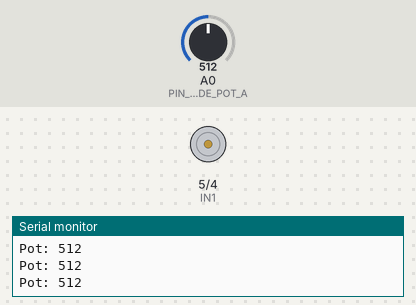
Recording of a sketch running on a simulated Arduino Uno, built with avr-gcc and run on an emulated ATmega328P. On the bench: motor-driver pin pairs drawn as motors (green arrow = first pin HIGH = forward, orange = second pin HIGH = backward, longer = more drive, scaled by the enable pin), the last lines printed to the serial monitor. The test bench sets the inputs (shaded band); at power-on: A0 (PIN_SLIDE_POT_A) = 512.

Above: at 1.2 s.
1.3 s: A0 (PIN_SLIDE_POT_A) set to 111
2.8 s: A0 (PIN_SLIDE_POT_A) set to 90
At 3.9 s:
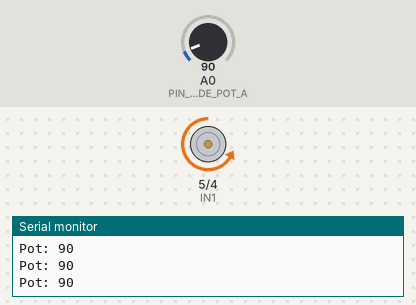
4.3 s: A0 (PIN_SLIDE_POT_A) set to 960
At 5.4 s:
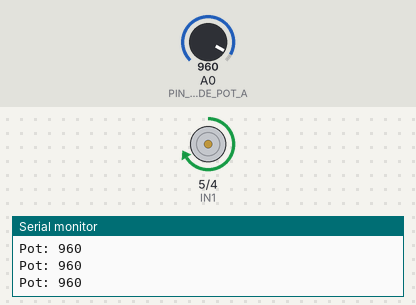
5.8 s: A0 (PIN_SLIDE_POT_A) set to 942
At 6.9 s:
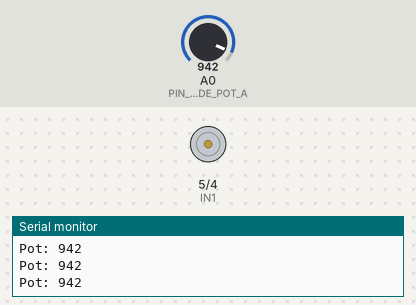
7.3 s: A0 (PIN_SLIDE_POT_A) set to 1023
At 7.8 s:
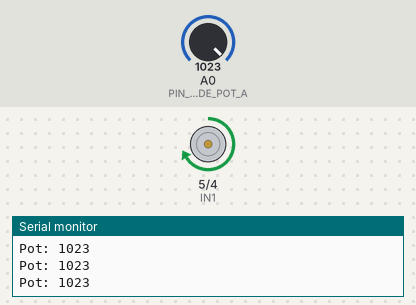
Timing chart, 0 to 9.8 s (numbered marks = the images above; inputs shaded):
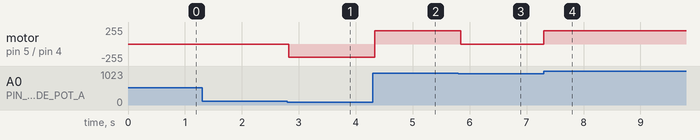

Measured:
- the behaviour switches between 100 and 99 on A0 (PIN_SLIDE_POT_A) (found by bisection; images 0 and 1)
- the behaviour switches between 951 and 950 on A0 (PIN_SLIDE_POT_A) (found by bisection; images 2 and 3)
- after the input at 2.8 s, motor on pin 5 (IN1) / pin 4 (IN2): stopped → backward 200/255 at once
- after the input at 4.3 s, motor on pin 5 (IN1) / pin 4 (IN2): backward 200/255 → forward 200/255 at once
- after the input at 5.8 s, motor on pin 5 (IN1) / pin 4 (IN2): forward 200/255 → stopped at once
- after the input at 7.3 s, motor on pin 5 (IN1) / pin 4 (IN2): stopped → forward 200/255 at once

The sketch:

MakersActuatorRange.ino
```cpp
#define PIN_SLIDE_POT_A A0

// Position targets
#define RIGHT_TARGET 850
#define LEFT_TARGET 275
#define MID_TARGET 600   // straight

// Safety limits (optional)
#define RIGHT_LIMIT 950
#define LEFT_LIMIT 100

#define TOLERANCE 25   // deadband to prevent jitter

// Motor pins
const int IN1 = 5;
const int IN2 = 4;
const int ENA = 6;

String command = "";

// Current mode
enum State {STOP, LEFT, RIGHT, STRAIGHT};
State currentState = STOP;

void setup() {
  Serial.begin(9600);

  pinMode(PIN_SLIDE_POT_A, INPUT);
  pinMode(IN1, OUTPUT);
  pinMode(IN2, OUTPUT);
  pinMode(ENA, OUTPUT);

  analogWrite(ENA, 200); // speed (0–255)

  stopMotor();

  Serial.println("Type: left, right, straight, stop");
}

void loop() {
  int poten_read = analogRead(PIN_SLIDE_POT_A);

  // Debug print
  Serial.print("Pot: ");
  Serial.println(poten_read);

  // --- Handle Serial Input ---
  if (Serial.available()) {
    command = Serial.readStringUntil('\n');
    command.trim();

    if (command == "left") {
      currentState = LEFT;
    }
    else if (command == "right") {
      currentState = RIGHT;
    }
    else if (command == "straight") {
      currentState = STRAIGHT;
    }
    else if (command == "stop") {
      currentState = STOP;
    }
  }

  // --- Determine target ---
  int target = poten_read; // default (no movement)

  if (currentState == LEFT) {
    target = LEFT_TARGET;
  }
  else if (currentState == RIGHT) {
    target = RIGHT_TARGET;
  }
  else if (currentState == STRAIGHT) {
    target = MID_TARGET;
  }

  // --- Control Logic ---
  if (currentState == STOP) {
    stopMotor();
  }
  else {
    if (poten_read < target - TOLERANCE) {
      moveRight();   // adjust direction if needed
    }
    else if (poten_read > target + TOLERANCE) {
      moveLeft();
    }
    else {
      stopMotor();   // within range
    }
  }

  // --- Safety Clamp ---
  if (poten_read > RIGHT_LIMIT) {
    moveLeft();
  }
  if (poten_read < LEFT_LIMIT) {
    moveRight();
  }

  delay(50); // small delay for stability
}

// --- Motor Functions ---
void moveLeft() {
  digitalWrite(IN1, HIGH);
  digitalWrite(IN2, LOW);
}

void moveRight() {
  digitalWrite(IN1, LOW);
  digitalWrite(IN2, HIGH);
}

void stopMotor() {
  digitalWrite(IN1, LOW);
  digitalWrite(IN2, LOW);
}
```
